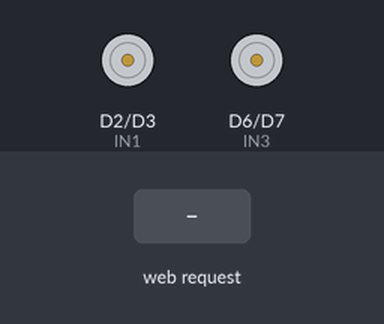
A sketch run on a simulated ESP8266 (NodeMCU). Shown: motor-driver pin pairs drawn as motors (green arrow = first pin HIGH = forward, orange = second pin HIGH = backward, longer = more drive, scaled by the enable pin). Inputs (shaded band) come from the test bench. What the sketch prints to the serial monitor is not drawn.

Above: at 1.2 s.
1.3 s: HTTP request GET /maju received
At 1.9 s:
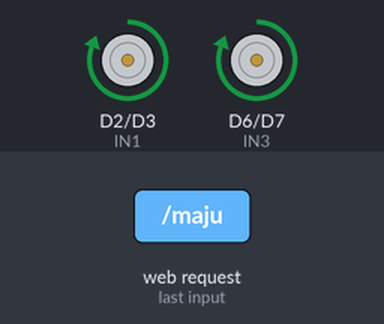
2.8 s: HTTP request GET /mundur received
At 4.0 s:
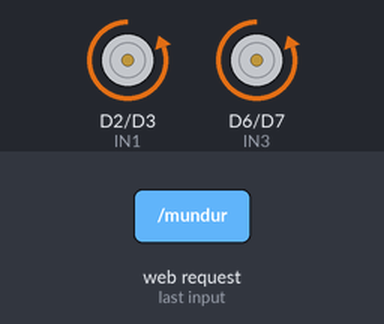
4.3 s: HTTP request GET /kiri received
At 5.3 s:
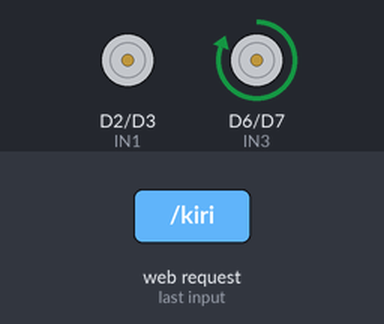
5.8 s: HTTP request GET /kanan received
At 6.5 s:
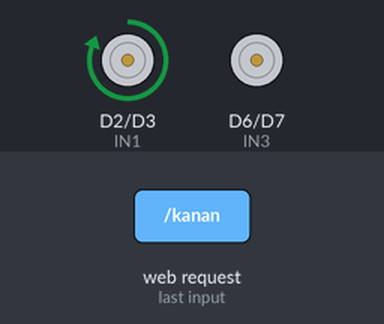
7.3 s: HTTP request GET /stop received
At 7.6 s:
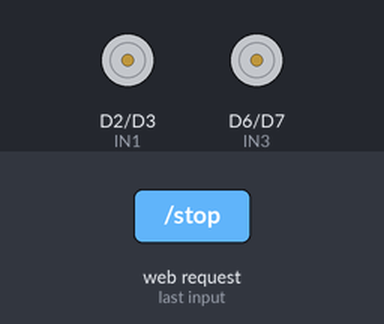
Timing chart, 0 to 9.8 s (numbered marks = the images above; inputs shaded):
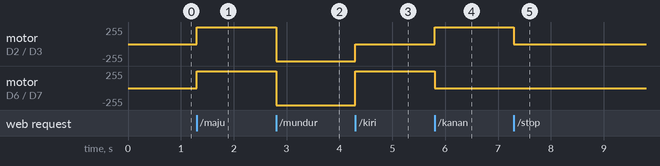

Measured:
- after the input at 1.3 s, motor on D2 (IN1) / D3 (IN2), motor on D6 (IN3) / D7 (IN4): stopped → forward 255/255 at once
- after the input at 2.8 s, motor on D2 (IN1) / D3 (IN2), motor on D6 (IN3) / D7 (IN4): forward 255/255 → backward 255/255 at once
- after the input at 4.3 s, motor on D2 (IN1) / D3 (IN2): backward 255/255 → stopped at once; motor on D6 (IN3) / D7 (IN4): backward 255/255 → forward 255/255 at once
- after the input at 5.8 s, motor on D2 (IN1) / D3 (IN2): stopped → forward 255/255 at once; motor on D6 (IN3) / D7 (IN4): forward 255/255 → stopped at once
- after the input at 7.3 s, motor on D2 (IN1) / D3 (IN2): forward 255/255 → stopped at once

The sketch:

mobil-sumo.ino
```cpp
#include <ESP8266WiFi.h>
#include <ESP8266WebServer.h>

// ================== Konfigurasi WiFi AP ==================
const char* AP_SSID = "KelompokGila";   // Nama WiFi
const char* AP_PASS = "Kelompok11";       // Password min 8 karakter

ESP8266WebServer server(80);

IPAddress local_ip(192, 168, 4, 1);
IPAddress gateway (192, 168, 4, 1);
IPAddress subnet  (255, 255, 255, 0);

// ================== Pin Motor L298N ==================
int ENA = D1;   // Enable A (motor kiri, PWM)
int IN1 = D2;   // Motor kiri maju
int IN2 = D3;   // Motor kiri mundur

int ENB = D5;   // Enable B (motor kanan, PWM)
int IN3 = D6;   // Motor kanan maju
int IN4 = D7;   // Motor kanan mundur

// ================== Halaman Web ==================
void handleRoot() {
  String html = F(
    "<!doctype html><html><head><meta charset='utf-8'/>"
    "<meta name='viewport' content='width=device-width,initial-scale=1'/>"
    "<title>ESP8266 Robot Sumo</title>"
    "<style>"
    "body{font-family:Arial;text-align:center;background:#f0f0f0;margin:0;padding:20px;}"
    "h1{color:#333;}"
    ".btn{display:inline-block;padding:20px 30px;margin:10px;font-size:20px;font-weight:bold;"
    "color:#fff;background:#007BFF;border:none;border-radius:10px;text-decoration:none;}"
    ".btn:hover{background:#0056b3;}"
    ".grid{display:grid;grid-template-columns:100px 100px 100px;justify-content:center;align-items:center;}"
    ".grid div{margin:5px;}"
    ".stop{background:#dc3545;}"
    "</style></head><body>"
    "<h1>Kontrol Robot Sumo</h1>"
    "<div class='grid'>"
    "  <div></div><div><a class='btn' href='/maju'>&uarr; Maju</a></div><div></div>"
    "  <div><a class='btn' href='/kiri'>&larr; Kiri</a></div>"
    "  <div><a class='btn stop' href='/stop'>&#9632; Stop</a></div>"
    "  <div><a class='btn' href='/kanan'>Kanan &rarr;</a></div>"
    "  <div></div><div><a class='btn' href='/mundur'>&darr; Mundur</a></div><div></div>"
    "</div>"
    "</body></html>"
  );
  server.send(200, "text/html", html);
}

// ================== Setup ==================
void setup() {
  Serial.begin(115200);

  // Setup pin motor
  pinMode(ENA, OUTPUT);
  pinMode(IN1, OUTPUT);
  pinMode(IN2, OUTPUT);

  pinMode(ENB, OUTPUT);
  pinMode(IN3, OUTPUT);
  pinMode(IN4, OUTPUT);

  berhenti();

  // Setup WiFi Access Point
  WiFi.mode(WIFI_AP);
  WiFi.softAPConfig(local_ip, gateway, subnet);
  bool ap_ok = WiFi.softAP(AP_SSID, AP_PASS);

  Serial.println(ap_ok ? "AP started" : "AP failed");
  Serial.print("AP SSID: "); Serial.println(AP_SSID);
  Serial.print("AP IP  : "); Serial.println(WiFi.softAPIP());

  // Routing Web Server
  server.on("/", handleRoot);
  server.on("/maju", [](){ maju(800,800); server.send(200,"text/plain","Maju"); });
  server.on("/mundur", [](){ mundur(800,800); server.send(200,"text/plain","Mundur"); });
  server.on("/kiri", [](){ belokKiri(800,800); server.send(200,"text/plain","Kiri"); });
  server.on("/kanan", [](){ belokKanan(800,800); server.send(200,"text/plain","Kanan"); });
  server.on("/stop", [](){ berhenti(); server.send(200,"text/plain","Stop"); });

  server.begin();
  Serial.println("Web server started");
}

// ================== Loop ==================
void loop() {
  server.handleClient();
}

// ================== Fungsi Gerakan Motor ==================
void maju(int speedL, int speedR) {
  digitalWrite(IN1, HIGH);
  digitalWrite(IN2, LOW);
  analogWrite(ENA, speedL);

  digitalWrite(IN3, HIGH);
  digitalWrite(IN4, LOW);
  analogWrite(ENB, speedR);
}

void mundur(int speedL, int speedR) {
  digitalWrite(IN1, LOW);
  digitalWrite(IN2, HIGH);
  analogWrite(ENA, speedL);

  digitalWrite(IN3, LOW);
  digitalWrite(IN4, HIGH);
  analogWrite(ENB, speedR);
}

void belokKiri(int speedL, int speedR) {
  // Motor kiri berhenti
  digitalWrite(IN1, LOW);
  digitalWrite(IN2, LOW);
  analogWrite(ENA, 0);

  // Motor kanan maju
  digitalWrite(IN3, HIGH);
  digitalWrite(IN4, LOW);
  analogWrite(ENB, speedR);
}

void belokKanan(int speedL, int speedR) {
  // Motor kiri maju
  digitalWrite(IN1, HIGH);
  digitalWrite(IN2, LOW);
  analogWrite(ENA, speedL);

  // Motor kanan berhenti
  digitalWrite(IN3, LOW);
  digitalWrite(IN4, LOW);
  analogWrite(ENB, 0);
}

void berhenti() {
  // Pastikan semua pin off dan PWM 0
  digitalWrite(IN1, LOW);
  digitalWrite(IN2, LOW);
  analogWrite(ENA, 0);

  digitalWrite(IN3, LOW);
  digitalWrite(IN4, LOW);
  analogWrite(ENB, 0);
}
```
